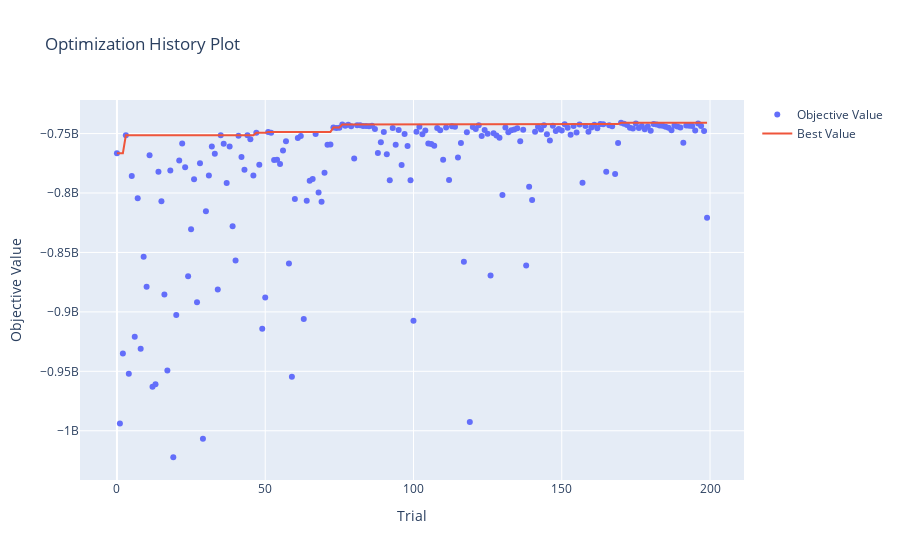

The notebook cell this image was saved under:
### Code cell
plt.figure(figsize=(12,20))
optuna.visualization.plot_optimization_history(study)

### Figure 1 — Plotly figure (JSON) as saved in the notebook; plotly's stock layout.template omitted (floating-point values rounded to 4 significant figures; data arrays with more than 128 entries replaced by an {"elided": "..."} marker saying what was removed)
{"data": [{"mode": "markers", "name": "Objective Value", "type": "scatter", "x": {"elided": "200 int values"}, "y": {"elided": "200 float values"}}, {"mode": "lines", "name": "Best Value", "type": "scatter", "x": {"elided": "200 int values"}, "y": {"elided": "200 float values"}}, {"marker": {"color": "#cccccc"}, "mode": "markers", "name": "Infeasible Trial", "showlegend": false, "type": "scatter", "x": [], "y": []}], "layout": {"title": {"text": "Optimization History Plot"}, "xaxis": {"title": {"text": "Trial"}}, "yaxis": {"title": {"text": "Objective Value"}}}}
